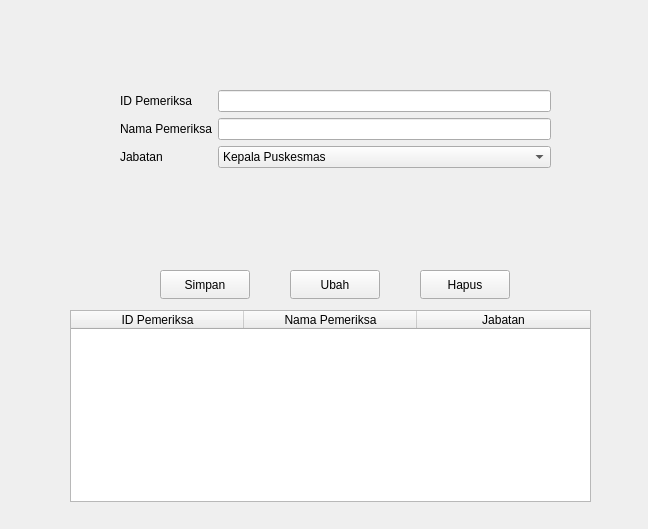
<?xml version="1.0" encoding="UTF-8"?>
<ui version="4.0">
 <class>Form</class>
 <widget class="QWidget" name="Form">
  <property name="geometry">
   <rect>
    <x>0</x>
    <y>0</y>
    <width>648</width>
    <height>529</height>
   </rect>
  </property>
  <property name="windowTitle">
   <string>Form</string>
  </property>
  <widget class="QWidget" name="formLayoutWidget">
   <property name="geometry">
    <rect>
     <x>120</x>
     <y>90</y>
     <width>431</width>
     <height>131</height>
    </rect>
   </property>
   <layout class="QFormLayout" name="formLayout">
    <item row="0" column="0">
     <widget class="QLabel" name="iDPemeriksaLabel">
      <property name="text">
       <string>ID Pemeriksa</string>
      </property>
     </widget>
    </item>
    <item row="0" column="1">
     <widget class="QLineEdit" name="Editid"/>
    </item>
    <item row="1" column="0">
     <widget class="QLabel" name="namaPemeriksaLabel">
      <property name="text">
       <string>Nama Pemeriksa</string>
      </property>
     </widget>
    </item>
    <item row="1" column="1">
     <widget class="QLineEdit" name="EditNama"/>
    </item>
    <item row="2" column="0">
     <widget class="QLabel" name="jabatanLabel">
      <property name="text">
       <string>Jabatan</string>
      </property>
     </widget>
    </item>
    <item row="2" column="1">
     <widget class="QComboBox" name="cmbJabatan">
      <item>
       <property name="text">
        <string>Kepala Puskesmas</string>
       </property>
      </item>
      <item>
       <property name="text">
        <string>Dokter Umum</string>
       </property>
      </item>
      <item>
       <property name="text">
        <string>Dokter Gigi</string>
       </property>
      </item>
      <item>
       <property name="text">
        <string>Dokter Spesialis Anak</string>
       </property>
      </item>
      <item>
       <property name="text">
        <string>Dokter Spesialis Kandungan</string>
       </property>
      </item>
     </widget>
    </item>
   </layout>
  </widget>
  <widget class="QPushButton" name="btnSimpan">
   <property name="geometry">
    <rect>
     <x>160</x>
     <y>270</y>
     <width>90</width>
     <height>29</height>
    </rect>
   </property>
   <property name="text">
    <string>Simpan</string>
   </property>
  </widget>
  <widget class="QPushButton" name="btnUbah">
   <property name="geometry">
    <rect>
     <x>290</x>
     <y>270</y>
     <width>90</width>
     <height>29</height>
    </rect>
   </property>
   <property name="text">
    <string>Ubah</string>
   </property>
  </widget>
  <widget class="QPushButton" name="btnHapus">
   <property name="geometry">
    <rect>
     <x>420</x>
     <y>270</y>
     <width>90</width>
     <height>29</height>
    </rect>
   </property>
   <property name="text">
    <string>Hapus</string>
   </property>
  </widget>
  <widget class="QTableWidget" name="tableWidget">
   <property name="geometry">
    <rect>
     <x>70</x>
     <y>310</y>
     <width>521</width>
     <height>192</height>
    </rect>
   </property>
   <attribute name="horizontalHeaderMinimumSectionSize">
    <number>34</number>
   </attribute>
   <attribute name="horizontalHeaderDefaultSectionSize">
    <number>173</number>
   </attribute>
   <column>
    <property name="text">
     <string>ID Pemeriksa</string>
    </property>
   </column>
   <column>
    <property name="text">
     <string>Nama Pemeriksa</string>
    </property>
   </column>
   <column>
    <property name="text">
     <string>Jabatan</string>
    </property>
   </column>
  </widget>
 </widget>
 <resources/>
 <connections/>
</ui>
